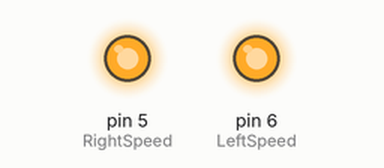
A sketch run on a simulated Arduino Uno, built with avr-gcc and run on an emulated ATmega328P. Parts: output pins drawn as LEDs (lit = HIGH).

Above: at 0.05 s.
Timing chart, 0 to 3.0 s (numbered marks = the images above):
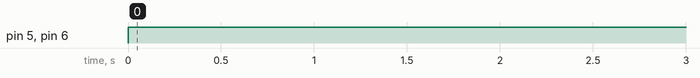

Measured:
- by itself, pin 5 (RightSpeed), pin 6 (LeftSpeed): LOW → HIGH at 0.00 s

The sketch:

Turn90.ino
```cpp
/*
Turn 90 degrees clockwise
*/

#define RightSpeed 5
#define LeftSpeed 6
#define RightDirection 7
#define LeftDirection 8


void setup() {}

void loop() {
    analogWrite(RightSpeed, 255);
    analogWrite(LeftSpeed, 255);
    digitalWrite(RightDirection, HIGH);
    digitalWrite(LeftDirection, LOW);

    delay(1000); // Wait for 1 second to complete the turn

    analogWrite(RightSpeed, 0);
    analogWrite(LeftSpeed, 0);
}
```
